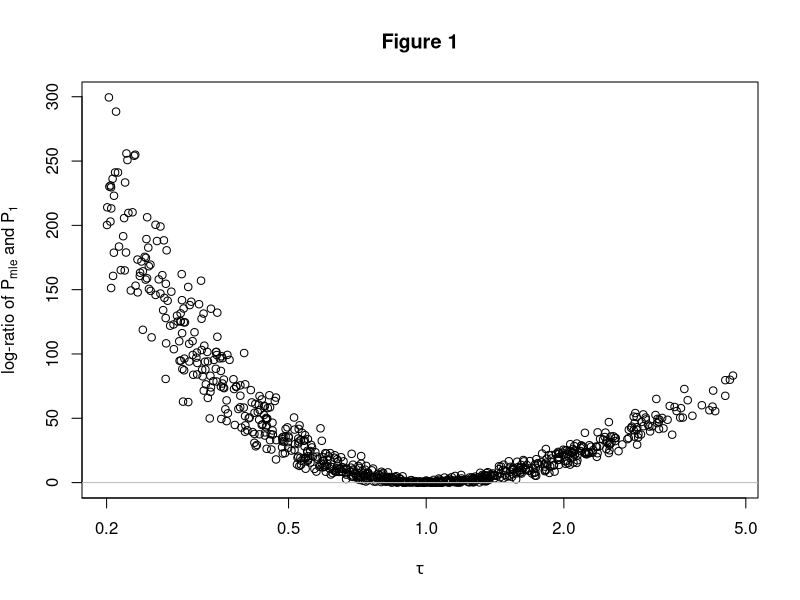
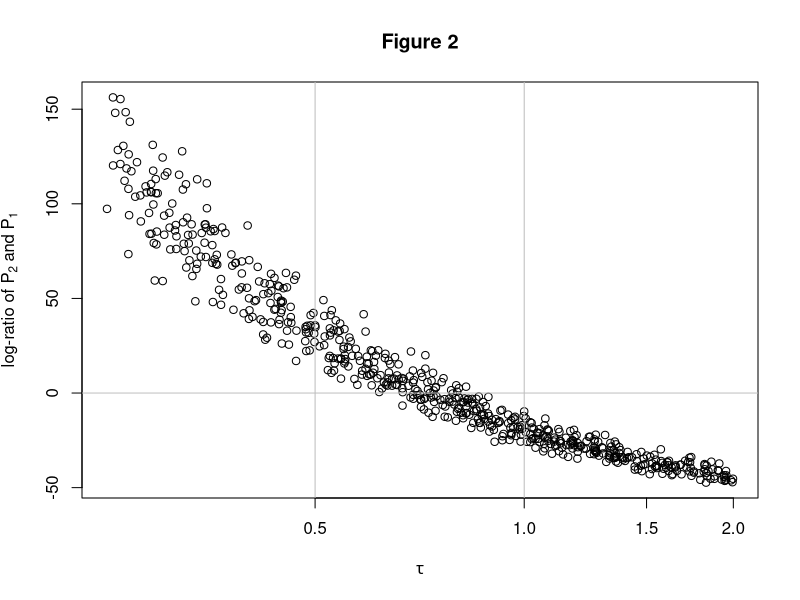
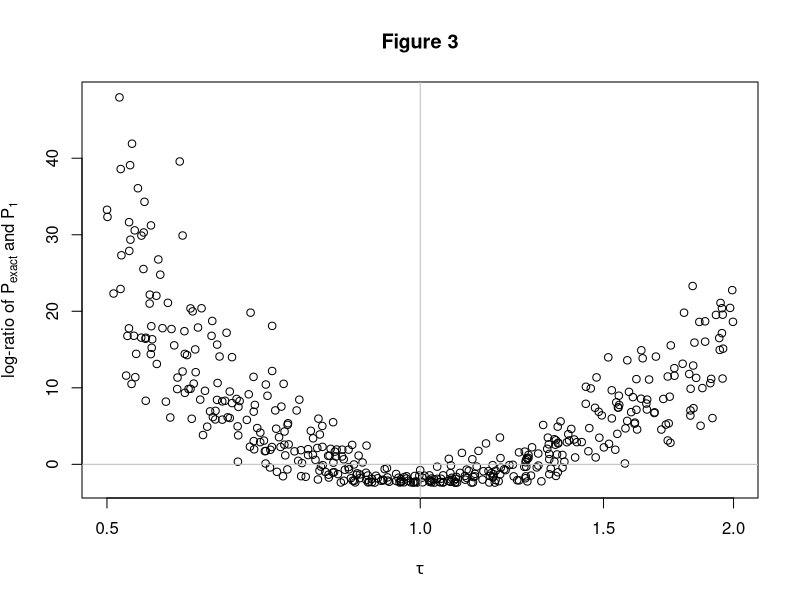
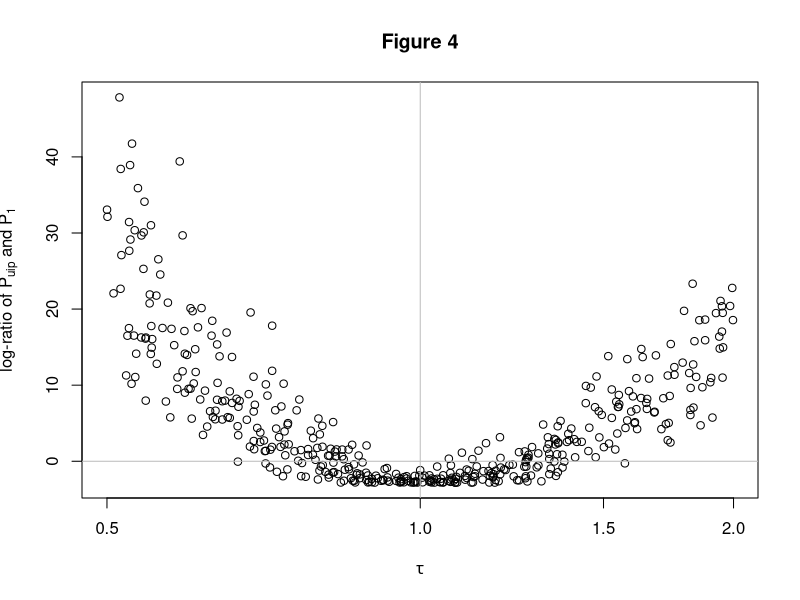

Source code (R) for these figures, in order:
## ---- chunk 1
set.seed(1337)
library(data.table)
library(magrittr)   # for %>%
## ---- chunk 2
n=200
a.few.loglikelihoods <- function(x) {
    stopifnot(n==length(x))
    mle_var = mean(x*x)
    P_x_H1 = sum(dnorm(x, mean=0, sd=1, log=T))   # H_1
    P_x_H2 = sum(dnorm(x, mean=0, sd=sqrt(2), log=T))   # H_2
    P_x_Hmle = sum(dnorm(x, mean=0, sd=sqrt(mle_var), log=T))   # H_mle
    # compute the UIP parameters for the Gamma prior
    alpha_prior = 1/2 # alpha is 'shape' in {r,g,p}gamma
    beta_prior = mle_var / 2 # 1/(2*n) * sum(x^2) # beta is 'rate' in {r,g,p}gamma
    alpha_posterior = alpha_prior + n/2
    beta_posterior = beta_prior + 1/2 * sum(x^2)

    # to compute the integrated likelihood, integrate over all tau,
    # we can just take an arbitrary one, as discussed above
    tau_arbitrary = 1
    P_x_Huip =   (   sum(dnorm(x, mean=0, sd=sqrt(1/tau_arbitrary), log=T))
                +   dgamma(tau_arbitrary, shape=alpha_prior    , rate=beta_prior    , log=T)
                -   dgamma(tau_arbitrary, shape=alpha_posterior, rate=beta_posterior, log=T)
                )

    # repeat the above with the 'true' prior parameters
    alpha_prior = 1
    beta_prior = 1
    alpha_posterior = alpha_prior + n/2
    beta_posterior = beta_prior + 1/2 * sum(x^2)

    # to compute the integrated likelihood, integrate over all tau,
    # we can just take an arbitrary one, as discussed above
    tau_arbitrary = 1
    P_x_Hexact =   (   sum(dnorm(x, mean=0, sd=sqrt(1/tau_arbitrary), log=T))
                +   dgamma(tau_arbitrary, shape=alpha_prior    , rate=beta_prior    , log=T)
                -   dgamma(tau_arbitrary, shape=alpha_posterior, rate=beta_posterior, log=T)
                )


    data.table  (   P_x_H1
                ,   P_x_H2
                ,   P_x_Hmle
                ,   P_x_Huip
                ,   P_x_Hexact
                )
}

# Generate 1000 taus, from the true prior, Gamma(1,1)
many.taus = rgamma(1000, 1,1)

# For each tau, generate a sample with that precision (1/variance) equal to tau.
# Also, compute all the likelihoods and store it all in a table

lapply(many.taus, function(tau) {
    x = rnorm(n, mean=0, sd=sqrt(1/tau))
    data.table(tau=tau, a.few.loglikelihoods(x))
}) %>%rbindlist -> d

# order the results by tau
d = d[order(tau)]

# print a few lines from 'd'
print(d)
## ---- chunk 3
d[tau >= 0.2 & tau <= 5.0,{
    plot(   tau ,   P_x_Hmle - P_x_H1
        ,   xlab = expression(tau) ,   ylab = expression('log-ratio of ' * P[mle] * ' and ' * P[1])
        ,   log='x',   main = 'Figure 1')
    abline(h=0, col='grey')
}] %>% invisible
## ---- chunk 4
d[tau >= 0.25 & tau < 2.0,{
    plot(   tau,   P_x_H2-P_x_H1
        ,   xlab = expression(tau) ,   ylab = expression('log-ratio of ' * P[2] * ' and ' * P[1])
        ,   log='x',   main='Figure 2'
        )
    abline(h=0, col='grey')
    abline(v=1, col='grey')
    abline(v=0.5, col='grey')
}] %>% invisible
## ---- chunk 5
d[
  tau >= 0.5 & tau < 2.0
  ,{
    plot(   tau,   P_x_Hexact - P_x_H1
        ,   xlab = expression(tau)
        ,   ylab = expression('log-ratio of ' * P[exact] * ' and ' * P[1])
        ,   log='x', main='Figure 3'
        )
    abline(h=0, col='grey')
    abline(v=1, col='grey')
}] %>% invisible
## ---- chunk 6
d[
  tau >= 0.5 & tau < 2.0
  ,{
    plot(   tau ,   P_x_Huip - P_x_H1
        ,   xlab = expression(tau)
        ,   ylab = expression('log-ratio of ' * P[uip] * ' and ' * P[1])
        ,   log='x', main = 'Figure 4'
        )
    abline(h=0, col='grey')
    abline(v=1, col='grey')
}] %>% invisible
